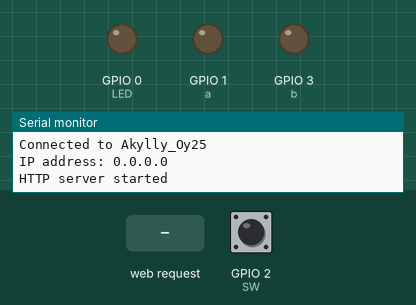
Bench run of a sketch on a simulated ESP8266 (NodeMCU). Shown: output pins drawn as LEDs (lit = HIGH), the last lines printed to the serial monitor. The inputs (shaded band) are chosen by the test bench; at power-on: GPIO 2 (SW) HIGH. WiFi joins after 1.5 s; servers stay silent unless stated; uploads are accepted with an empty reply.

Above: at 1.7 s.
1.8 s: GPIO 2 (SW) pulled LOW for 0.15 s
At 2.2 s:
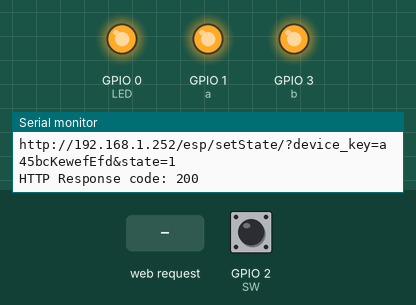
3.4 s: HTTP request GET /control/2 received
4.9 s: HTTP request GET /control/3 received
6.4 s: HTTP request GET /control/4 received
7.9 s: HTTP request GET /control/0 received
At 9.1 s:
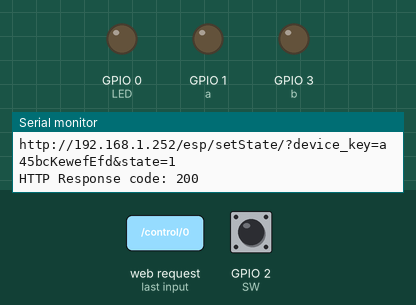
9.4 s: HTTP request GET /control/1 received
At 10.5 s:
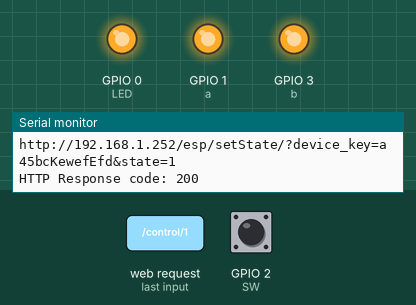
Timing chart, 0 to 11.9 s (numbered marks = the images above; inputs shaded):
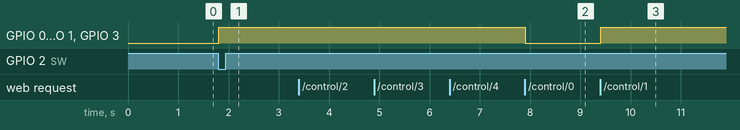

Measured:
- after the input at 1.8 s, GPIO 0 (LED), GPIO 1 (a), GPIO 3 (b): LOW → HIGH at once
- after the input at 7.9 s, GPIO 0 (LED), GPIO 1 (a), GPIO 3 (b): HIGH → LOW at once
- after the input at 9.4 s, GPIO 0 (LED), GPIO 1 (a), GPIO 3 (b): LOW → HIGH at once

The sketch:

gorjaw_light.ino
```cpp
#include <ESP8266WiFi.h>
#include <WiFiClient.h>
#include <ESP8266WebServer.h>
#include <ESP8266HTTPClient.h>

const char MAIN_page[] PROGMEM = R"=====(
  <!DOCTYPE html>
  <html>
  <body>
  <center>
  <h1>WiFi LED on off demo: 1</h1><br>
  Ciclk to turn <a href="/control/1">LED ON</a><br>
  Ciclk to turn <a href="/control/0">LED OFF</a><br>
  <hr>
  </center>
  </body>
  </html>
)=====";

//Static IP address configuration
IPAddress staticIP(192, 168, 1, 101); //ESP static ip
IPAddress gateway(192, 168, 1, 1);   //IP Address of your WiFi Router (Gateway)
IPAddress subnet(255, 255, 255, 0);  //Subnet mask
IPAddress dns(8, 8, 8, 8);  //DNS


const char* ssid = "Akylly_Oy25";
const char* password = "abadanhaly@!25";
const char* deviceName = "Lights Kitchen";
String serverUrl = "192.168.1.252";
String payload;
String device_key = "a45bcKewefEfd";

#define LED 0
#define a 1
#define b 3
#define SW 2

boolean ledState=false;
boolean buttonState=1;
boolean lastButtonState=1;

ESP8266WebServer server(80);

void handleRoot() {
 String s = MAIN_page;
 server.send(200, "text/html", s);
}

void handleLEDon() {
  ledState = 1;
 digitalWrite(LED,ledState);
 digitalWrite(a,ledState);
 digitalWrite(b,ledState);
 server.send(200, "text/html", "LED is ON");
}

void handleLEDoff() {
  ledState = 0;
 digitalWrite(LED,ledState);
 digitalWrite(a,ledState);
 digitalWrite(b,ledState);
 server.send(200, "text/html", "LED is OFF");
}
void birmod() {
 digitalWrite(LED,HIGH);
 digitalWrite(a,LOW);
 digitalWrite(b,LOW);
 server.send(200, "text/html", "LED is ON");
}

void ikimod() {
 digitalWrite(LED,LOW);
 digitalWrite(a,HIGH);
 digitalWrite(b,LOW);
 server.send(200, "text/html", "LED is OFF");
}
void ucmod() {
 digitalWrite(LED,LOW);
 digitalWrite(a,LOW);
 digitalWrite(b,HIGH);
 server.send(200, "text/html", "LED is OFF");
}

void handlePong() {
 server.send(200, "text/html", device_key);
}

void setup(void){
  pinMode(LED, OUTPUT);
  pinMode(a, OUTPUT);
  pinMode(b, OUTPUT);
  pinMode(SW, INPUT);
  digitalWrite(LED, LOW);
  digitalWrite(a, LOW);
  digitalWrite(b, LOW);

  Serial.begin(115200);
  WiFi.begin(ssid, password);
  Serial.println("");
  WiFi.disconnect();
  WiFi.hostname(deviceName);
  WiFi.config(staticIP, subnet, gateway, dns);
  WiFi.begin(ssid, password);

  WiFi.mode(WIFI_STA);

//  while (WiFi.status() != WL_CONNECTED) {
    delay(500);
    Serial.print(".");
//  }

  Serial.println("");
  Serial.print("Connected to ");
  Serial.println(ssid);
  Serial.print("IP address: ");
  Serial.println(WiFi.localIP());

  server.on("/", handleRoot);
  server.on("/control/1", handleLEDon);
  server.on("/control/0", handleLEDoff);
  server.on("/control/2", birmod);
  server.on("/control/3", ikimod);
  server.on("/control/4", ucmod);
  server.on("/ping/", handlePong);

  server.begin();
  Serial.println("HTTP server started");
}
void loop(void){
  server.handleClient();
  buttonStateChange();
}

boolean debounce(boolean last)
{
  boolean cur=digitalRead(SW);
  if (last!=cur);
  {
    delay(5);
    cur=digitalRead(SW);
  }
  return cur;
}

void buttonStateChange() {
  buttonState = debounce(lastButtonState);
  if (lastButtonState==1 && buttonState==0){
    ledState =! ledState;
    String argument_data = "?device_key="+device_key+"&state="+String(ledState);
    digitalWrite(LED, ledState);
    digitalWrite(a, ledState);
    digitalWrite(b, ledState);
    sendRequest("http://"+serverUrl+"/esp/setState/",argument_data);
  }
  lastButtonState = buttonState;
  digitalWrite(LED, ledState);
  digitalWrite(a, ledState);
  digitalWrite(b, ledState);
}

void sendRequest(String path, String sendingData){
  if(WiFi.status()== WL_CONNECTED){
    String serverPath = path+sendingData;
    Serial.println(serverPath);
    payload = httpGETRequest(serverPath.c_str());
    Serial.println(payload);
  }
  else {
    Serial.println("WiFi Disconnected");
  }
}

String httpGETRequest(const char* serverName) {
  HTTPClient http;
  http.begin(serverName);
  int httpResponseCode = http.GET();
  String payload = "{}";
  if (httpResponseCode>0) {
    Serial.print("HTTP Response code: ");
    Serial.println(httpResponseCode);
    payload = http.getString();
  }
  else {
    Serial.print("Error code: ");
    Serial.println(httpResponseCode);
  }
  http.end();
  return payload;
}
```
